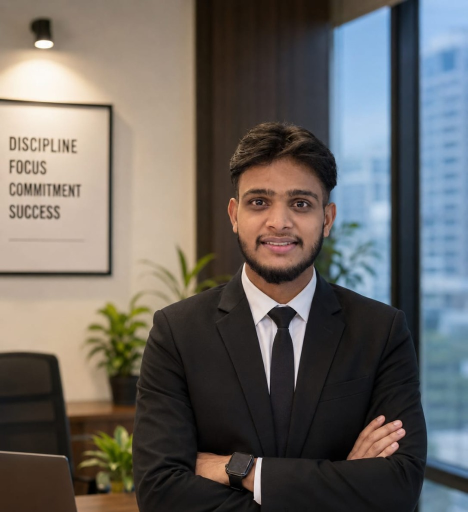
#> input picture interviewer_closed.jpg, 935 x 1024 px (shown at 1/2 size)
$ python generate_frames.py
#> lines starting #> are read from the running program, lines starting #| are printed output that depends on the picture; after the words box and inside, x2 and y2 are one past the last pixel; in counts of white or black regions, pixels touching at a corner belong together
#> in generate_animation_frames, img_closed is the input picture: shape (1024, 935, 3); mean B, G, R 96, 100.3, 104.4
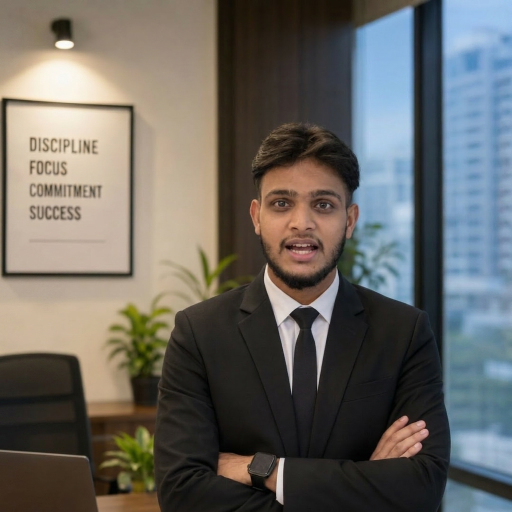
#> input picture interviewer_open.png, 1024 x 1024 px (shown at 1/2 size)
#> in generate_animation_frames, img_open is the input picture: shape (1024, 1024, 3); mean B, G, R 98.2, 102.7, 104.9
import cv2
import numpy as np
import os

def align_images(img_src, img_dst):
    """Align img_src to img_dst using ORB keypoint matching + homography."""
    gray_src = cv2.cvtColor(img_src, cv2.COLOR_BGR2GRAY)
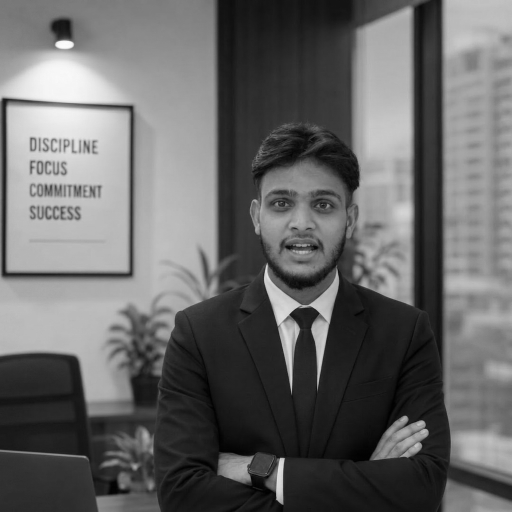
#> gray_src: shape (1024, 1024) (shown at 1/2 size); min 0, max 253, mean 102.8
    gray_dst = cv2.cvtColor(img_dst, cv2.COLOR_BGR2GRAY)
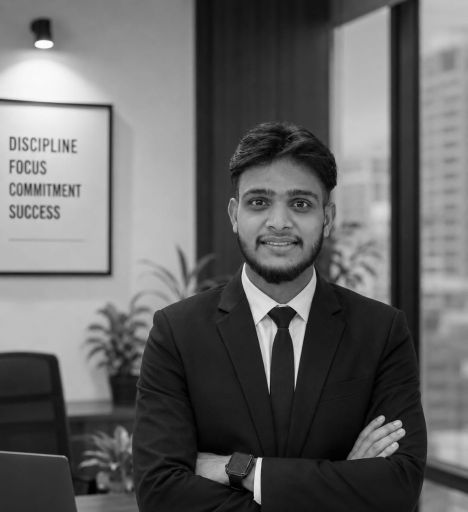
#> gray_dst: shape (1024, 935) (shown at 1/2 size); min 0, max 255, mean 101.1

    orb = cv2.ORB_create(5000)
    kp_src, des_src = orb.detectAndCompute(gray_src, None)
#> kp_src = 3043 keypoints; strongest (x, y, size): (561, 920, 92.6), (564, 917, 64.3), (565, 918, 77.1), (567, 917, 44.6)
    kp_dst, des_dst = orb.detectAndCompute(gray_dst, None)
#> kp_dst = 3263 keypoints; strongest (x, y, size): (520, 918, 77.1), (517, 917, 92.6), (521, 916, 44.6), (520, 917, 64.3)

    if des_src is None or des_dst is None:
        print("Feature matching failed, falling back to simple resize")
        return cv2.resize(img_src, (img_dst.shape[1], img_dst.shape[0]))

    matcher = cv2.DescriptorMatcher_create(cv2.DESCRIPTOR_MATCHER_BRUTEFORCE_HAMMING)
    matches = matcher.match(des_src, des_dst, None)
#> matches = 3043 matches
    matches = sorted(matches, key=lambda x: x.distance)

    good_matches = matches[:int(len(matches) * 0.15)]
#> good_matches = 456 matches
    if len(good_matches) < 10:
        print("Too few good matches, falling back to simple resize")
        return cv2.resize(img_src, (img_dst.shape[1], img_dst.shape[0]))

    pts_src = np.float32([kp_src[m.queryIdx].pt for m in good_matches])
#> pts_src = 456 pairs, first value 79.2 to 900.8, second value 74.65 to 969
    pts_dst = np.float32([kp_dst[m.trainIdx].pt for m in good_matches])
#> pts_dst = 456 pairs, first value 38.4 to 853.5, second value 76.03 to 969

    H, _ = cv2.findHomography(pts_src, pts_dst, cv2.RANSAC, 5.0)
#> H = [[0.992, -0.0018, -39.87], [0.00466, 0.995, -1.46], [4.93e-06, -6.25e-06, 1]]
    h, w = img_dst.shape[:2]
#> h = 1024; w = 935
    return cv2.warpPerspective(img_src, H, (w, h))


def clip_weight(w):
    w = np.clip(w, 0.0, 1.0)
    return float(w ** 1.2)   # slightly gentler power curve for smoother mouth motion


def get_speech_weight(frame_idx, num_frames=3200):
    """
    Generate speech weight for speak frames.
    Instead of baking in pauses (which conflicts with real-time JS word boundary lip-sync),
    we generate a continuous articulating chatter.
    For 300 frames, we use a multi-frequency organic oscillation (cycle of 10 and 6 frames)
    for natural syllable variation. Both divide 300 perfectly, so looping is 100% seamless.
    """
    i = frame_idx
    if num_frames == 300:
        w = 0.45 + 0.25 * np.sin(2 * np.pi * i / 10) + 0.15 * np.sin(2 * np.pi * i / 6)
    else:
        cycle = 20 if num_frames == 3200 else 10
        w = 0.525 + 0.375 * np.sin(2 * np.pi * i / cycle)
    return clip_weight(w)


def get_idle_transform(i, num_frames=3200):
    """
    Return (dx, dy, angle) for breathing and head sway.
    Frequencies are adjusted to divide num_frames perfectly for seamless looping.
    At 60fps (3200 frames), the cycle lengths are doubled compared to 30fps to maintain the same timing.
    """
    if num_frames == 300:
        c_breath = 100
        c_breath_harm = 150
        c_sway = 300
        c_micro_sway = 75
        c_tilt = 300
        c_tilt_micro = 75
    elif num_frames == 3200:
        c_breath = 320          # 320 divides 3200 (10 cycles)
        c_breath_harm = 640     # 640 divides 3200 (5 cycles)
        c_sway = 800            # 800 divides 3200 (4 cycles)
        c_micro_sway = 200      # 200 divides 3200 (16 cycles)
        c_tilt = 1600           # 1600 divides 3200 (2 cycles)
        c_tilt_micro = 400      # 400 divides 3200 (8 cycles)
    elif num_frames == 1600:
        c_breath = 160
        c_breath_harm = 320
        c_sway = 400
        c_micro_sway = 100
        c_tilt = 800
        c_tilt_micro = 200
    else:
        # Fallback to 600-frame cycle lengths
        c_breath = 120
        c_breath_harm = 240
        c_sway = 300
        c_micro_sway = 100
        c_tilt = 400
        c_tilt_micro = 150

    # Breathing — primary (subtle vertical motion, amplitude reduced to 1.8)
    breath_primary = 1.8 * np.sin(2 * np.pi * i / c_breath)
    # Breathing — harmonic (amplitude reduced to 0.4)
    breath_harmonic = 0.4 * np.sin(2 * np.pi * i / c_breath_harm + 0.4)
    dy = breath_primary + breath_harmonic

    # Horizontal head sway (amplitude reduced to 1.5)
    sway = 1.5 * np.cos(2 * np.pi * i / c_sway)
    # Micro-sway overlay (amplitude reduced to 0.3)
    micro_sway = 0.3 * np.sin(2 * np.pi * i / c_micro_sway + 1.2)
    dx = sway + micro_sway

    # Head tilt (amplitude reduced to 0.25)
    tilt_primary = 0.25 * np.sin(2 * np.pi * i / c_tilt)
    # Micro-tilt (amplitude reduced to 0.05)
    tilt_micro = 0.05 * np.cos(2 * np.pi * i / c_tilt_micro + 0.8)
    angle = tilt_primary + tilt_micro

    return dx, dy, angle


def generate_animation_frames():
    closed_path = 'interviewer_closed.jpg'
    open_path   = 'interviewer_open.png'

    if not os.path.exists(closed_path) or not os.path.exists(open_path):
        print(f"Error: Missing source images '{closed_path}' or '{open_path}'")
        return

    img_closed = cv2.imread(closed_path)
    img_open   = cv2.imread(open_path)

    if img_closed is None or img_open is None:
        print("Error: Could not load images. Check file paths.")
        return

    print("Aligning open-mouth image to closed-mouth base...")
    img_aligned_open = align_images(img_open, img_closed)

    os.makedirs('avatar_idle',  exist_ok=True)
    os.makedirs('avatar_speak', exist_ok=True)

    num_frames = 300
    height, width = img_closed.shape[:2]
#> height = 1024; width = 935

    # ── Body mask (person silhouette, keeps background static) ──────────────
    mask = np.zeros((height, width), dtype=np.float32)
    pts = np.array([
        [467,  180],   # Head top center
        [800,  520],   # Upper right shoulder
        [935,  800],   # Right arm bottom
        [935, 1024],   # Bottom right
        [  0, 1024],   # Bottom left
        [  0,  800],   # Left arm bottom
        [160,  520],   # Upper left shoulder
    ], dtype=np.int32)
    cv2.fillPoly(mask, [pts], 255)
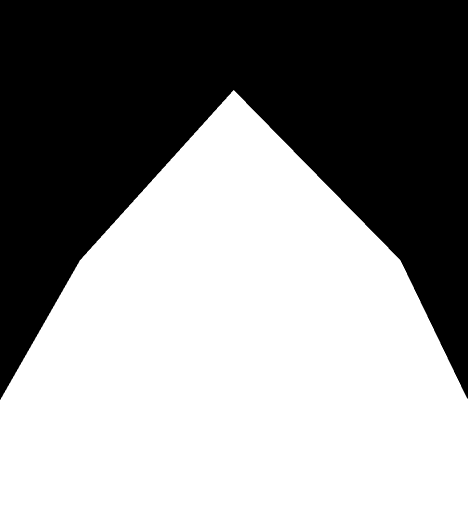
#> mask: shape (1024, 935) float32 (shown at 1/2 size); 56.3% white; 1 black region, box (x1, y1, x2, y2) and area: (0, 0, 935, 800) 418553

    # Feather the mask edges (reduced to 61,61 to make outline crisper and avoid bleeding)
    mask_feathered = cv2.GaussianBlur(mask, (61, 61), 0) / 255.0
    mask_feathered = np.expand_dims(mask_feathered, axis=2)

    # ── Mouth mask (isolated mouth blending, prevents overall face blurring) ──
    # Center is (556, 589). We restore the large mask size to cover the entire mouth, lips, and chin movement.
    mouth_mask = np.zeros((height, width), dtype=np.float32)
    cv2.ellipse(mouth_mask, (556, 589), (88, 99), 0, 0, 360, 255, -1)
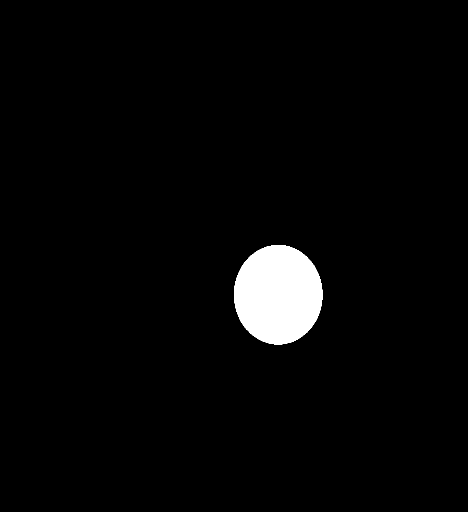
#> mouth_mask: shape (1024, 935) float32 (shown at 1/2 size); 2.9% white; 1 white region, box (x1, y1, x2, y2) and area: (468, 490, 645, 689) 27643
    mouth_mask_feathered = cv2.GaussianBlur(mouth_mask, (31, 31), 0) / 255.0
    mouth_mask_3d = np.expand_dims(mouth_mask_feathered, axis=2)

    center = (width / 2, height)
#> center = (467.5, 1024)

    print(f"Generating {num_frames} frames (idle + speak) with crisp motion & local lip sync...")

    # Crop mouth region (expanded coordinates so the large mouth mask fades to exactly 0 at the crop edges)
    ymin, ymax = 449, 729
    xmin, xmax = 426, 686
    crop_closed = img_closed[ymin:ymax, xmin:xmax].astype(np.float32)
    crop_open = img_aligned_open[ymin:ymax, xmin:xmax].astype(np.float32)
    crop_mask = mouth_mask_3d[ymin:ymax, xmin:xmax]

    print("Computing dense optical flow for high-precision mouth morphing...")
    gray_closed = cv2.cvtColor(crop_closed.astype(np.uint8), cv2.COLOR_BGR2GRAY)
    gray_open = cv2.cvtColor(crop_open.astype(np.uint8), cv2.COLOR_BGR2GRAY)
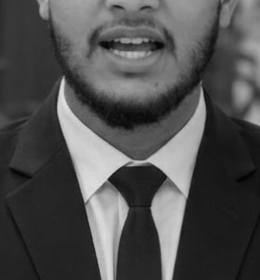
#> gray_open: shape (280, 260); min 2, max 227, mean 79.1

    flow_to_open = cv2.calcOpticalFlowFarneback(
        gray_closed, gray_open, None,
        pyr_scale=0.5, levels=5, winsize=13,
        iterations=10, poly_n=5, poly_sigma=1.1, flags=0
    )
    flow_to_closed = cv2.calcOpticalFlowFarneback(
        gray_open, gray_closed, None,
        pyr_scale=0.5, levels=5, winsize=13,
        iterations=10, poly_n=5, poly_sigma=1.1, flags=0
    )

    h_crop, w_crop = crop_closed.shape[:2]
#> h_crop = 280; w_crop = 260
    grid_x, grid_y = np.meshgrid(np.arange(w_crop), np.arange(h_crop))
    grid_x = grid_x.astype(np.float32)
    grid_y = grid_y.astype(np.float32)

    for i in range(num_frames):
        dx, dy, angle = get_idle_transform(i, num_frames)

        # Build the affine warp matrix
        M = cv2.getRotationMatrix2D(center, angle, 1.0)
        M[0, 2] += dx
        M[1, 2] += dy

        # ── IDLE frame ────────────────────────────────────────────────────────
        # Warp the closed face
        warped_closed = cv2.warpAffine(
            img_closed, M, (width, height),
            borderMode=cv2.BORDER_REPLICATE
        )
        # Apply body mask to blend with static background
        frame_idle = (warped_closed * mask_feathered
                      + img_closed * (1.0 - mask_feathered))

        cv2.imwrite(
            f'avatar_idle/frame_{i}.jpg',
            frame_idle.astype(np.uint8),
            [int(cv2.IMWRITE_JPEG_QUALITY), 95]  # Higher quality to eliminate compression blur
        )

        # ── SPEAK frame ───────────────────────────────────────────────────────
        w = get_speech_weight(i, num_frames)
        # Warp crops forward and backward using dense optical flow maps
        map1_x = grid_x - w * flow_to_open[..., 0]
        map1_y = grid_y - w * flow_to_open[..., 1]
        warped_closed_crop = cv2.remap(crop_closed, map1_x, map1_y, cv2.INTER_LINEAR, borderMode=cv2.BORDER_REPLICATE)

        map2_x = grid_x - (1.0 - w) * flow_to_closed[..., 0]
        map2_y = grid_y - (1.0 - w) * flow_to_closed[..., 1]
        warped_open_crop = cv2.remap(crop_open, map2_x, map2_y, cv2.INTER_LINEAR, borderMode=cv2.BORDER_REPLICATE)

        # Blend perfectly aligned morphed mouth shapes
        morphed_combination = warped_closed_crop * (1.0 - w) + warped_open_crop * w

        # Feather blend morphed mouth back onto the static base face using the mouth mask
        crop_blended = crop_closed * (1.0 - crop_mask) + morphed_combination * crop_mask
        blended = img_closed.copy()
        blended[ymin:ymax, xmin:xmax] = crop_blended.astype(np.uint8)

        # Warp the blended face
        warped_speak = cv2.warpAffine(
            blended, M, (width, height),
            borderMode=cv2.BORDER_REPLICATE
        )
        # Apply body mask to blend with static background
        frame_speak = (warped_speak * mask_feathered
                       + img_closed * (1.0 - mask_feathered))

        cv2.imwrite(
            f'avatar_speak/frame_{i}.jpg',
            frame_speak.astype(np.uint8),
            [int(cv2.IMWRITE_JPEG_QUALITY), 95]  # Higher quality to eliminate compression blur
        )

        if i % 320 == 0:
            pct = int(i / num_frames * 100)
            print(f"  [{pct:3d}%] {i}/{num_frames} frames done")
#> this loop made 300 passes
#> pass 1, in generate_animation_frames, `map1_x = grid_x - w * flow_to_open[..., 0]`:
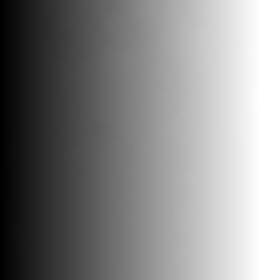
#> map1_x: shape (280, 260) float32; min -0.172, max 259.7, mean 129.6; drawn with min black and max white

    print(f"\nDone! Generated {num_frames} idle + {num_frames} speak frames.")
    print("avatar_idle/  and  avatar_speak/  are ready.")


if __name__ == '__main__':
    generate_animation_frames()
